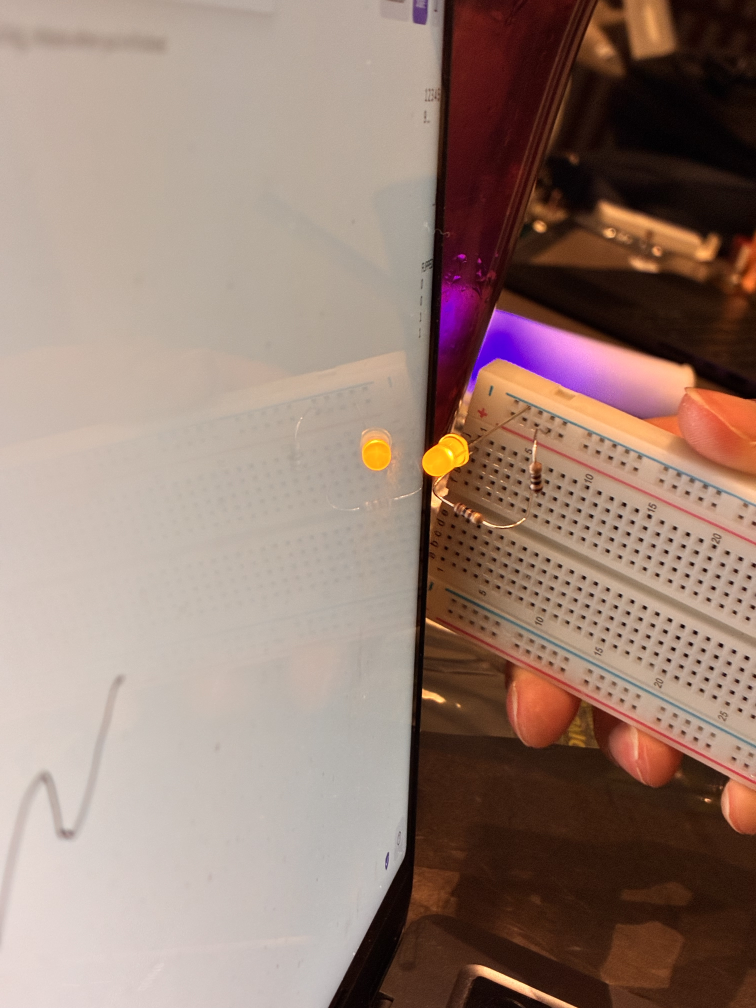
#> input picture photos/IMG_3300.jpeg, 3024 x 4032 px (shown at 1/4 size)
$ python blue_led_detection.py --image photos/IMG_3300.jpeg
#> lines starting #> are read from the running program, lines starting #| are printed output that depends on the picture
#> in run_image, frame is the input picture: shape (4032, 3024, 3); mean B, G, R 116.9, 128.1, 152.3
from __future__ import annotations

import argparse
import math
from pathlib import Path

import cv2
import numpy as np

from config import DEFAULT_MIN_AREA, MORPH_KERNEL_SIZE
from models import LedCandidate


DEFAULT_HSV_LOWER = np.array([90, 100, 120], dtype=np.uint8)
DEFAULT_HSV_UPPER = np.array([140, 255, 255], dtype=np.uint8)
DEFAULT_ROI_START = 0.45
DEFAULT_ROI_END = 0.85

BLUE_NEARBY_KERNEL_SIZE = (21, 21)
CORE_CLOSE_KERNEL_SIZE = (5, 5)
MIN_CORE_VALUE = 245
MIN_CORE_BLUE = 235
MIN_CORE_GREEN = 220
MIN_CORE_RED = 180

SELECTED_RADIUS = 24
CENTROID_RADIUS = 4
COORDINATE_PRINT_DELTA_PIXELS = 8

CYAN = (255, 255, 0)
YELLOW = (0, 255, 255)
GREEN = (0, 255, 0)
RED = (0, 0, 255)
WHITE = (255, 255, 255)

SELECTION_STRATEGIES = ("rightmost", "leftmost", "largest")
MORPH_OPEN_ITERATIONS = 0
MORPH_CLOSE_ITERATIONS = 1


class LedDetector:
    def __init__(
        self,
        lower_hsv: np.ndarray | None = None,
        upper_hsv: np.ndarray | None = None,
        min_area: float = DEFAULT_MIN_AREA,
        roi_start: float = DEFAULT_ROI_START,
        roi_end: float = DEFAULT_ROI_END,
    ) -> None:
        self.lower_hsv = DEFAULT_HSV_LOWER.copy() if lower_hsv is None else lower_hsv
        self.upper_hsv = DEFAULT_HSV_UPPER.copy() if upper_hsv is None else upper_hsv
        self.min_area = min_area
        self.roi_start = roi_start
        self.roi_end = roi_end
        self.kernel = cv2.getStructuringElement(cv2.MORPH_ELLIPSE, MORPH_KERNEL_SIZE)

    def detect(self, bgr_frame: np.ndarray) -> tuple[list[LedCandidate], np.ndarray]:
        mask = create_led_mask(
            bgr_frame,
            self.kernel,
            self.lower_hsv,
            self.upper_hsv,
            self.roi_start,
            self.roi_end,
        )
        return candidates_from_mask_and_frame(bgr_frame, mask, self.min_area), mask


# [32 lines left out: functions parse_hsv_triplet, parse_hsv_threshold, calculate_circularity, not called in this run]


def _roi_bounds(height: int, roi_start: float, roi_end: float) -> tuple[int, int]:
    start = min(max(float(roi_start), 0.0), 1.0)
    end = min(max(float(roi_end), 0.0), 1.0)
    if end <= start:
        raise ValueError("--roi-end must be greater than --roi-start.")
    return int(round(height * start)), int(round(height * end))


def create_led_mask(
    frame: np.ndarray,
    kernel: np.ndarray | None = None,
    hsv_lower: np.ndarray | None = None,
    hsv_upper: np.ndarray | None = None,
    roi_start: float = DEFAULT_ROI_START,
    roi_end: float = DEFAULT_ROI_END,
) -> np.ndarray:
    """Return a full-frame mask of bright LED cores backed by nearby blue halo."""
#> called with kernel = array of shape (5, 5), hsv_lower = array of shape (3,), hsv_upper = array of shape (3,), roi_start = 0.45, roi_end = 0.85
    del kernel
    lower = DEFAULT_HSV_LOWER if hsv_lower is None else hsv_lower
    upper = DEFAULT_HSV_UPPER if hsv_upper is None else hsv_upper

    height = frame.shape[0]
#> height = 4032
    y0, y1 = _roi_bounds(height, roi_start, roi_end)
#> y0 = 1814; y1 = 3427
    roi = frame[y0:y1]
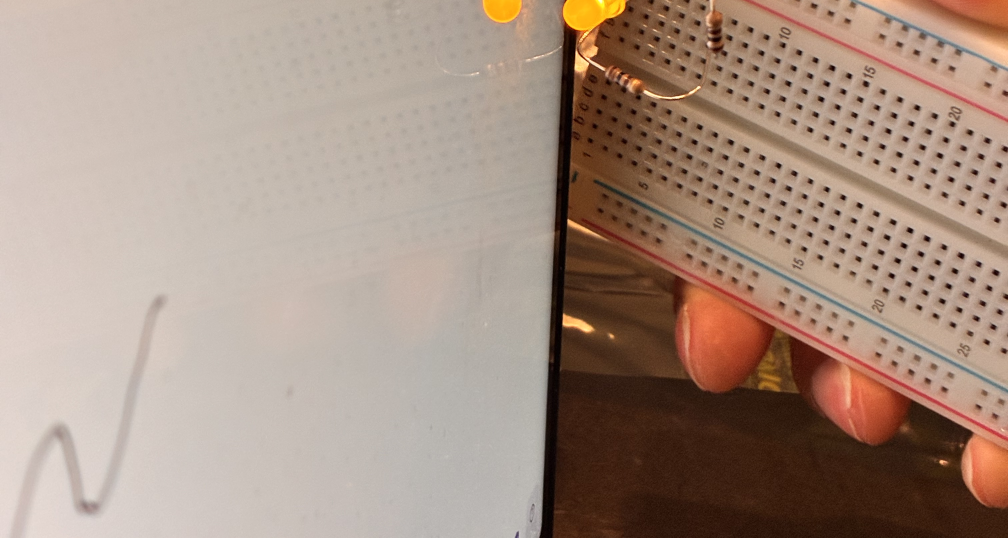
#> roi: shape (1613, 3024, 3) (shown at 1/3 size); mean B, G, R 131.2, 145.3, 167.3
    if roi.size == 0:
        return np.zeros(frame.shape[:2], dtype=np.uint8)

    blurred = cv2.GaussianBlur(roi, (5, 5), 0)
    hsv = cv2.cvtColor(blurred, cv2.COLOR_BGR2HSV)
#> hsv: shape (1613, 3024, 3); mean H, S, V 13, 71.8, 167.3
    _, _, value = cv2.split(hsv)
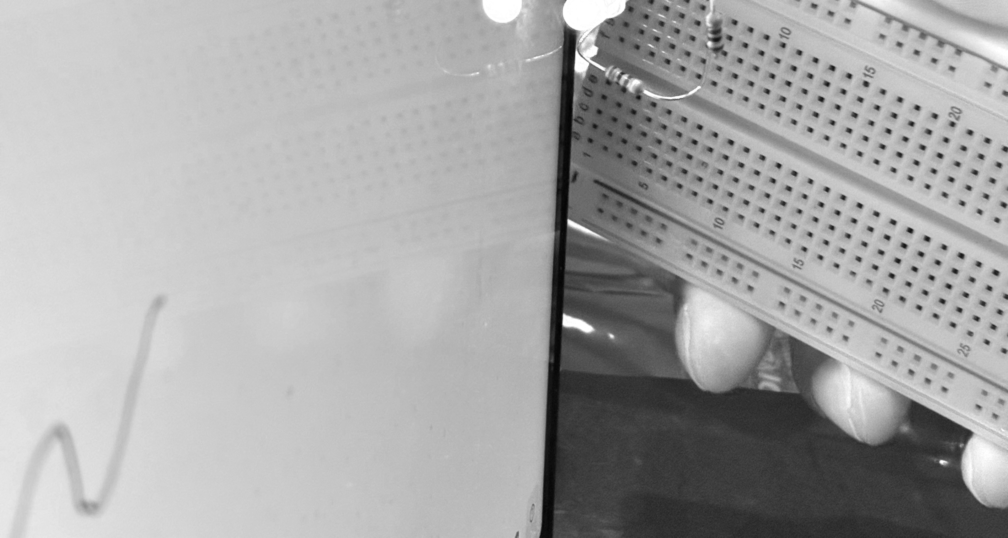
#> value: shape (1613, 3024) (shown at 1/3 size); min 2, max 255, mean 167.3
    blue, green, red = cv2.split(blurred)
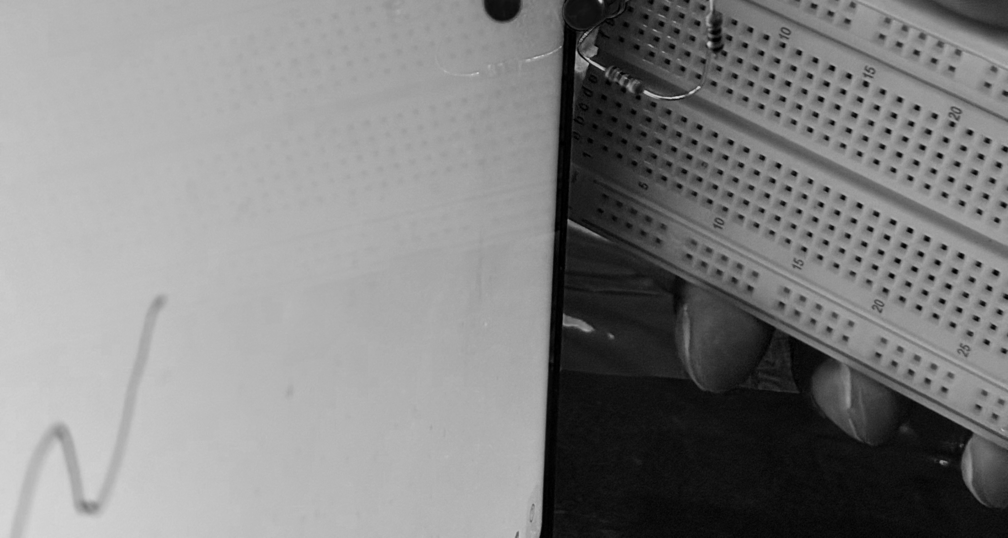
#> blue: shape (1613, 3024) (shown at 1/3 size); min 0, max 224, mean 131.2
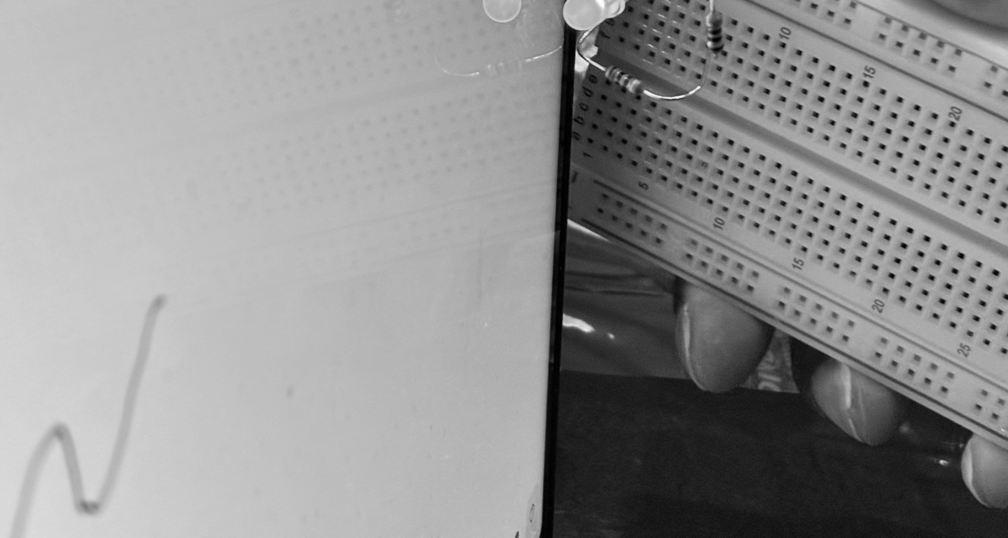
#> green: shape (1613, 3024) (shown at 1/3 size); min 0, max 255, mean 145.3

    blue_halo = cv2.inRange(hsv, lower, upper)
#> blue_halo: shape (1613, 3024); every value is 0
    blue_nearby = cv2.dilate(
        blue_halo,
        cv2.getStructuringElement(cv2.MORPH_ELLIPSE, BLUE_NEARBY_KERNEL_SIZE),
    )
    bright_core = (
        (value >= MIN_CORE_VALUE)
        & (blue >= MIN_CORE_BLUE)
        & (green >= MIN_CORE_GREEN)
        & (red >= MIN_CORE_RED)
    ).astype(np.uint8) * 255

    core_near_blue = cv2.bitwise_and(bright_core, blue_nearby)
    core_near_blue = cv2.morphologyEx(
        core_near_blue,
        cv2.MORPH_CLOSE,
        cv2.getStructuringElement(cv2.MORPH_ELLIPSE, CORE_CLOSE_KERNEL_SIZE),
        iterations=MORPH_CLOSE_ITERATIONS,
    )

    mask = np.zeros(frame.shape[:2], dtype=np.uint8)
    mask[y0:y1] = core_near_blue
#> mask: shape (4032, 3024); every value is 0
    return mask


def candidates_from_mask_and_frame(
    bgr_frame: np.ndarray,
    mask: np.ndarray,
    min_area: float,
) -> list[LedCandidate]:
#> called with min_area = 30
    count, labels, stats, _ = cv2.connectedComponentsWithStats(mask)
#> labels: shape (4032, 3024) int32; every value is 0
#> count = 1; stats = [[0, 0, 3024, 4032, 12192768]]
    gray = cv2.cvtColor(bgr_frame, cv2.COLOR_BGR2GRAY)
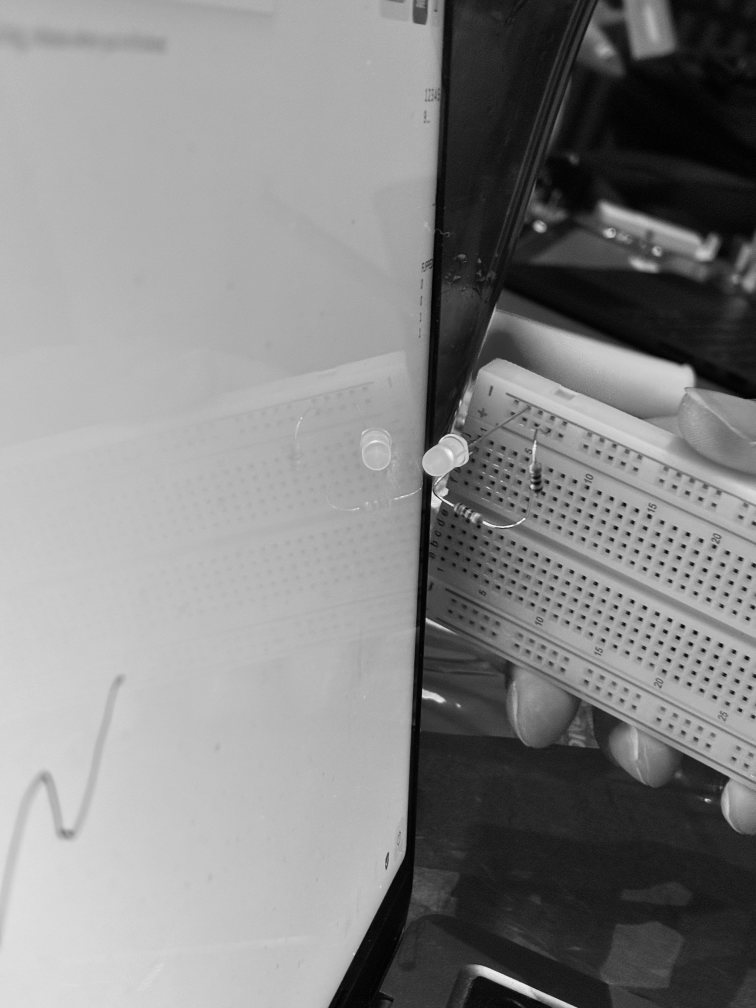
#> gray: shape (4032, 3024) (shown at 1/4 size); min 0, max 251, mean 134.1
    candidates: list[LedCandidate] = []

    for label in range(1, count):
        candidate = _candidate_from_component(label, labels, stats, gray, mask, min_area)
        if candidate is not None:
            candidates.append(candidate)
#> after the loop, candidates = []

    return sorted(candidates, key=lambda candidate: candidate.peak_brightness, reverse=True)


def find_led_candidates(mask: np.ndarray, min_area: float) -> list[LedCandidate]:
    synthetic = np.where(mask > 0, 255, 0).astype(np.uint8)
    return candidates_from_mask_and_frame(cv2.cvtColor(synthetic, cv2.COLOR_GRAY2BGR), mask, min_area)


# [68 lines left out: function _candidate_from_component, not called in this run]


def select_physical_led(
    candidates: list[LedCandidate],
    strategy: str,
) -> LedCandidate | None:
    if not candidates:
        return None
    if strategy == "rightmost":
        return max(candidates, key=lambda candidate: candidate.x)
    if strategy == "leftmost":
        return min(candidates, key=lambda candidate: candidate.x)
    if strategy == "largest":
        return max(candidates, key=lambda candidate: candidate.area)
    raise ValueError(f"Unsupported LED selection strategy: {strategy}")


# [44 lines left out: function annotate_frame, not called in this run]


def annotate(
    frame: np.ndarray,
    selected: LedCandidate | None,
    candidates: list[LedCandidate],
) -> np.ndarray:
    marked = frame.copy()

    for index, candidate in enumerate(candidates, start=1):
        x, y, width, height = cv2.boundingRect(candidate.contour)
        center = (int(round(candidate.x)), int(round(candidate.y)))
        cv2.rectangle(marked, (x, y), (x + width, y + height), CYAN, 2)
        cv2.circle(marked, center, 14, CYAN, 2)
        cv2.putText(
            marked,
            f"#{index}",
            (center[0] + 16, center[1] - 12),
            cv2.FONT_HERSHEY_SIMPLEX,
            0.7,
            YELLOW,
            2,
            cv2.LINE_AA,
        )

    if selected is not None:
        center = (int(round(selected.x)), int(round(selected.y)))
        cv2.circle(marked, center, 28, GREEN, 4)
        cv2.drawMarker(marked, center, RED, markerType=cv2.MARKER_CROSS, markerSize=38, thickness=4)
        cv2.putText(
            marked,
            f"SELECTED ({selected.x:.0f}, {selected.y:.0f})",
            (center[0] + 20, center[1] + 32),
            cv2.FONT_HERSHEY_SIMPLEX,
            0.8,
            GREEN,
            2,
            cv2.LINE_AA,
        )

    return marked


# [16 lines left out: functions coordinate_changed, format_candidate, not called in this run]


def format_candidate_verbose(candidate: LedCandidate | None) -> str:
    if candidate is None:
        return "none"
    return (
        f"x={candidate.x:.1f}, y={candidate.y:.1f}, area={candidate.area:.0f}, "
        f"peak={candidate.peak_brightness:.0f}, mean={candidate.mean_brightness:.1f}"
    )


def detect_blue_led(frame: np.ndarray) -> tuple[LedCandidate | None, list[LedCandidate], np.ndarray]:
    detector = LedDetector()
    candidates, mask = detector.detect(frame)
#> candidates = []
    return select_physical_led(candidates, "largest"), candidates, mask


def run_image(image_path: Path, output_dir: Path) -> None:
    frame = cv2.imread(str(image_path))
    if frame is None:
        raise FileNotFoundError(f"Could not read image: {image_path}")

    selected, candidates, mask = detect_blue_led(frame)
#> candidates = []
    marked = annotate(frame, selected, candidates)

    output_dir.mkdir(parents=True, exist_ok=True)
    marked_path = output_dir / f"{image_path.stem}_blue_led_candidates.png"
    mask_path = output_dir / f"{image_path.stem}_blue_led_mask.png"
    cv2.imwrite(str(marked_path), marked)
    cv2.imwrite(str(mask_path), mask)

    print(f"Candidates: {len(candidates)}")
#| Candidates: 0
    print(f"Selected: {format_candidate_verbose(selected)}")
#| Selected: none
    print(f"Wrote: {marked_path}")
    print(f"Wrote: {mask_path}")


# [18 lines left out: function run_camera, not called in this run]


def main() -> None:
    parser = argparse.ArgumentParser(description="Detect and mark blue LED candidates.")
    parser.add_argument("--image", type=Path, help="Still image to test, for example photos/4136.jpeg.")
    parser.add_argument("--output-dir", type=Path, default=Path("output"))
    parser.add_argument("--camera", type=int, default=0)
    args = parser.parse_args()

    if args.image is not None:
        run_image(args.image, args.output_dir)
    else:
        run_camera(args.camera)


if __name__ == "__main__":
    main()
